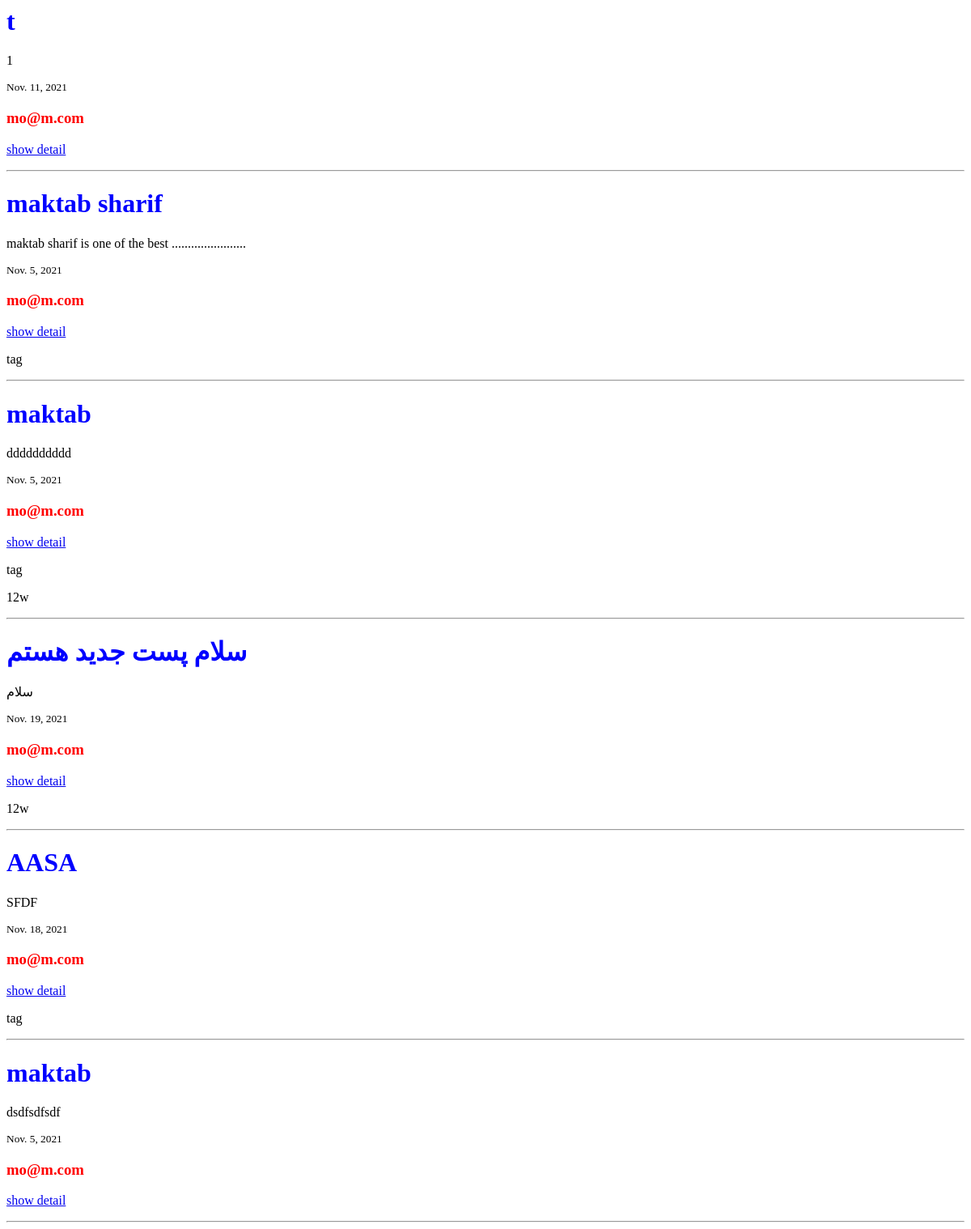
Page /blog/class_post_list/ on the earlier database version.
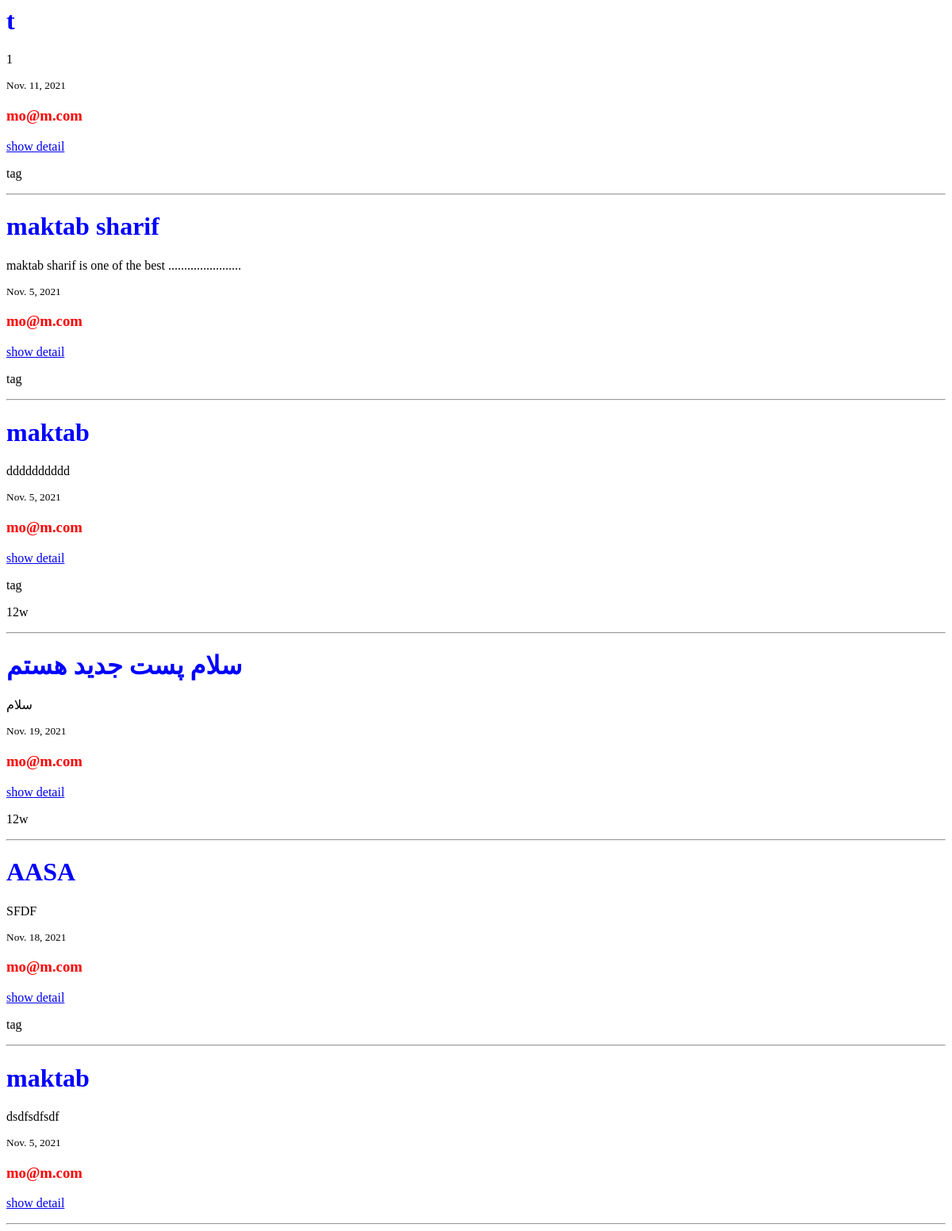
Same page on the later database version.
### post/models.py (models this page shows, shortened)
class Post(models.Model):
    PUB = 'pub'
    DRF = 'drf'
    DEL = 'del'
    NOT = 'not'
    STATUS_CHOICES = [
        (PUB,'publish'),
        (DRF,'draft'),
        (DEL,'delete'),
        (NOT,'notset'),
    ]
    title = models.CharField('title post' ,max_length=255)
    shortdesc = models.CharField( 'short description',max_length=255,null=True,blank=True)
    desc = models.TextField()
    location_lat = models.DecimalField(max_digits=5, decimal_places=2,null=True,blank=True)
    location_lng =  models.DecimalField(max_digits=5, decimal_places=2,null=True,blank=True)
    image = models.ImageField(upload_to='uploads',null=True,blank=True)
    like = models.IntegerField(default=0)
    created_on = models.DateTimeField(auto_now_add=True)
    updated_on = models.DateTimeField(auto_now=True)
    status = models.CharField(
        max_length=3,
        choices=STATUS_CHOICES,
        default=PUB,
    )
    tag = models.ManyToManyField('Tag')
    category = models.ManyToManyField('Category')
    owner = models.ForeignKey(User,on_delete=models.CASCADE,verbose_name='post owner')
    def __str__(self):
        return self.title

class Tag(models.Model):
    title = models.CharField('تاتیل' ,max_length=255)
    updated_on = models.DateTimeField(auto_now=True)
    class Meta :
        verbose_name_plural = "تگ ها "
        verbose_name = "تگ"
        db_table = 'tag'
        ordering = ['-title',]   # random : ?  ; ascending : -

### post/views.py (the view)
# urls.py: path('class_post_list/',class_post_list),
def class_post_list(request):
    posts = Post.objects.all().order_by('?')
    for post in posts :
        print(post)
    return render(request,'class_post_list.html',{'posts':posts})

### post/templates/class_post_list.html (shortened to what this page needs)
{% extends "class_base.html" %}
{% load static %}
{% block linkCss %}
  <link rel="stylesheet" href="{% static 'main.css'%}">
{% endblock linkCss %}
{% block content %}
    {% for post in posts %}
        <h1>{{post.title}}</h1>
        <p>{{post.desc}}</p>
        <small>{{post.created_on | date}}</small>
        <h3>{{post.owner.email}}</h3>
        <p>
            <a href="{% url 'post:class_detail' post.id %}" >show detail</a>
        </p>
        {% for t in post.tag.all %}
            <p>{{t.title}}</p>
        {% endfor %}
        <hr>
    {% endfor %}
{% endblock content %}

Differences in the rows shown:
changed Post "Nov. 11, 2021": gains Tag (title "tag")
